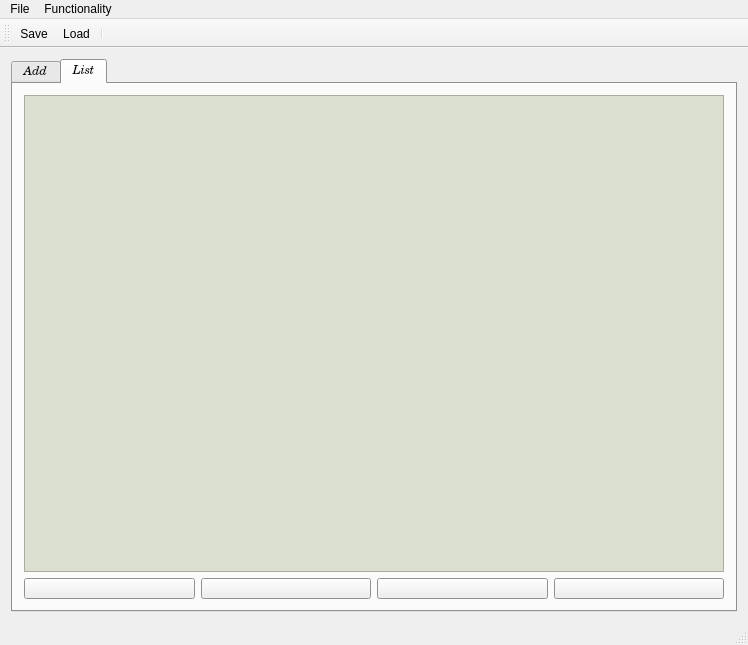
<?xml version="1.0" encoding="UTF-8"?>
<ui version="4.0">
 <class>MainWindow</class>
 <widget class="QMainWindow" name="MainWindow">
  <property name="geometry">
   <rect>
    <x>0</x>
    <y>0</y>
    <width>748</width>
    <height>645</height>
   </rect>
  </property>
  <property name="windowTitle">
   <string>Lug Administrator</string>
  </property>
  <property name="windowIcon">
   <iconset resource="resource.qrc">
    <normaloff>:/icon/icone/icon-lug.png</normaloff>:/icon/icone/icon-lug.png</iconset>
  </property>
  <widget class="QWidget" name="centralWidget">
   <layout class="QVBoxLayout" name="verticalLayout">
    <item>
     <widget class="QTabWidget" name="tabWidget">
      <property name="palette">
       <palette>
        <active>
         <colorrole role="Base">
          <brush brushstyle="SolidPattern">
           <color alpha="255">
            <red>243</red>
            <green>243</green>
            <blue>243</blue>
           </color>
          </brush>
         </colorrole>
         <colorrole role="Window">
          <brush brushstyle="SolidPattern">
           <color alpha="255">
            <red>202</red>
            <green>202</green>
            <blue>202</blue>
           </color>
          </brush>
         </colorrole>
        </active>
        <inactive>
         <colorrole role="Base">
          <brush brushstyle="SolidPattern">
           <color alpha="255">
            <red>243</red>
            <green>243</green>
            <blue>243</blue>
           </color>
          </brush>
         </colorrole>
         <colorrole role="Window">
          <brush brushstyle="SolidPattern">
           <color alpha="255">
            <red>202</red>
            <green>202</green>
            <blue>202</blue>
           </color>
          </brush>
         </colorrole>
        </inactive>
        <disabled>
         <colorrole role="Base">
          <brush brushstyle="SolidPattern">
           <color alpha="255">
            <red>202</red>
            <green>202</green>
            <blue>202</blue>
           </color>
          </brush>
         </colorrole>
         <colorrole role="Window">
          <brush brushstyle="SolidPattern">
           <color alpha="255">
            <red>202</red>
            <green>202</green>
            <blue>202</blue>
           </color>
          </brush>
         </colorrole>
        </disabled>
       </palette>
      </property>
      <property name="font">
       <font>
        <family>Century Schoolbook L</family>
        <italic>true</italic>
       </font>
      </property>
      <property name="currentIndex">
       <number>1</number>
      </property>
      <widget class="QWidget" name="addtab">
       <attribute name="title">
        <string>Add</string>
       </attribute>
       <layout class="QVBoxLayout" name="verticalLayout_2">
        <item>
         <widget class="QWidget" name="widgetadd" native="true"/>
        </item>
        <item>
         <widget class="QWidget" name="widget" native="true">
          <layout class="QGridLayout" name="gridLayout">
           <item row="1" column="2">
            <widget class="QPushButton" name="resetButton">
             <property name="minimumSize">
              <size>
               <width>70</width>
               <height>30</height>
              </size>
             </property>
             <property name="toolTip">
              <string>Reset Fields</string>
             </property>
             <property name="text">
              <string/>
             </property>
             <property name="icon">
              <iconset resource="resource.qrc">
               <normaloff>:/icon/icone/reset.png</normaloff>:/icon/icone/reset.png</iconset>
             </property>
             <property name="iconSize">
              <size>
               <width>18</width>
               <height>18</height>
              </size>
             </property>
            </widget>
           </item>
           <item row="1" column="1">
            <widget class="QPushButton" name="addButton">
             <property name="minimumSize">
              <size>
               <width>70</width>
               <height>30</height>
              </size>
             </property>
             <property name="toolTip">
              <string>Add</string>
             </property>
             <property name="text">
              <string/>
             </property>
             <property name="icon">
              <iconset resource="resource.qrc">
               <normaloff>:/icon/icone/add.png</normaloff>:/icon/icone/add.png</iconset>
             </property>
             <property name="iconSize">
              <size>
               <width>18</width>
               <height>18</height>
              </size>
             </property>
            </widget>
           </item>
           <item row="1" column="0">
            <spacer name="horizontalSpacer">
             <property name="orientation">
              <enum>Qt::Horizontal</enum>
             </property>
             <property name="sizeHint" stdset="0">
              <size>
               <width>40</width>
               <height>20</height>
              </size>
             </property>
            </spacer>
           </item>
          </layout>
         </widget>
        </item>
       </layout>
      </widget>
      <widget class="QWidget" name="viewtab">
       <attribute name="title">
        <string>List</string>
       </attribute>
       <layout class="QGridLayout" name="gridLayout_3">
        <item row="1" column="0">
         <widget class="QPushButton" name="refreshButton">
          <property name="toolTip">
           <string>Write/Update</string>
          </property>
          <property name="text">
           <string/>
          </property>
          <property name="icon">
           <iconset resource="resource.qrc">
            <normaloff>:/icon/icone/load.png</normaloff>:/icon/icone/load.png</iconset>
          </property>
         </widget>
        </item>
        <item row="0" column="0" colspan="4">
         <widget class="QScrollArea" name="scrollArea">
          <property name="palette">
           <palette>
            <active>
             <colorrole role="Base">
              <brush brushstyle="SolidPattern">
               <color alpha="255">
                <red>243</red>
                <green>243</green>
                <blue>243</blue>
               </color>
              </brush>
             </colorrole>
             <colorrole role="Window">
              <brush brushstyle="SolidPattern">
               <color alpha="255">
                <red>219</red>
                <green>223</green>
                <blue>208</blue>
               </color>
              </brush>
             </colorrole>
            </active>
            <inactive>
             <colorrole role="Base">
              <brush brushstyle="SolidPattern">
               <color alpha="255">
                <red>243</red>
                <green>243</green>
                <blue>243</blue>
               </color>
              </brush>
             </colorrole>
             <colorrole role="Window">
              <brush brushstyle="SolidPattern">
               <color alpha="255">
                <red>219</red>
                <green>223</green>
                <blue>208</blue>
               </color>
              </brush>
             </colorrole>
            </inactive>
            <disabled>
             <colorrole role="Base">
              <brush brushstyle="SolidPattern">
               <color alpha="255">
                <red>219</red>
                <green>223</green>
                <blue>208</blue>
               </color>
              </brush>
             </colorrole>
             <colorrole role="Window">
              <brush brushstyle="SolidPattern">
               <color alpha="255">
                <red>219</red>
                <green>223</green>
                <blue>208</blue>
               </color>
              </brush>
             </colorrole>
            </disabled>
           </palette>
          </property>
          <property name="widgetResizable">
           <bool>true</bool>
          </property>
          <widget class="QWidget" name="scrollAreaViewWidgetContents">
           <property name="geometry">
            <rect>
             <x>0</x>
             <y>0</y>
             <width>706</width>
             <height>446</height>
            </rect>
           </property>
          </widget>
         </widget>
        </item>
        <item row="1" column="1">
         <widget class="QPushButton" name="removeLast">
          <property name="toolTip">
           <string>Remove Last</string>
          </property>
          <property name="text">
           <string/>
          </property>
          <property name="icon">
           <iconset resource="resource.qrc">
            <normaloff>:/icon/icone/remove_last.png</normaloff>:/icon/icone/remove_last.png</iconset>
          </property>
          <property name="autoDefault">
           <bool>false</bool>
          </property>
         </widget>
        </item>
        <item row="1" column="3">
         <widget class="QPushButton" name="dropButton">
          <property name="toolTip">
           <string>Drop </string>
          </property>
          <property name="text">
           <string/>
          </property>
          <property name="icon">
           <iconset resource="resource.qrc">
            <normaloff>:/icon/icone/remove_all.png</normaloff>:/icon/icone/remove_all.png</iconset>
          </property>
         </widget>
        </item>
        <item row="1" column="2">
         <widget class="QPushButton" name="searchButton">
          <property name="toolTip">
           <string>Search</string>
          </property>
          <property name="text">
           <string/>
          </property>
          <property name="icon">
           <iconset resource="resource.qrc">
            <normaloff>:/icon/icone/search.png</normaloff>:/icon/icone/search.png</iconset>
          </property>
         </widget>
        </item>
       </layout>
      </widget>
     </widget>
    </item>
   </layout>
  </widget>
  <widget class="QMenuBar" name="menuBar">
   <property name="geometry">
    <rect>
     <x>0</x>
     <y>0</y>
     <width>748</width>
     <height>27</height>
    </rect>
   </property>
   <widget class="QMenu" name="menuFunctionality">
    <property name="title">
     <string>Functionality</string>
    </property>
    <addaction name="actionRefresh_list"/>
    <addaction name="actionRemove_last"/>
    <addaction name="actionRemove_all"/>
   </widget>
   <widget class="QMenu" name="menuFile">
    <property name="title">
     <string>File</string>
    </property>
    <addaction name="actionSave"/>
    <addaction name="actionLoad"/>
   </widget>
   <addaction name="menuFile"/>
   <addaction name="menuFunctionality"/>
  </widget>
  <widget class="QToolBar" name="mainToolBar">
   <attribute name="toolBarArea">
    <enum>TopToolBarArea</enum>
   </attribute>
   <attribute name="toolBarBreak">
    <bool>false</bool>
   </attribute>
   <addaction name="actionSave"/>
   <addaction name="actionLoad"/>
   <addaction name="separator"/>
  </widget>
  <widget class="QStatusBar" name="statusBar"/>
  <action name="actionRefresh_list">
   <property name="icon">
    <iconset resource="resource.qrc">
     <normaloff>:/icon/icone/refresh.png</normaloff>:/icon/icone/refresh.png</iconset>
   </property>
   <property name="text">
    <string>Refresh list</string>
   </property>
   <property name="shortcut">
    <string>Ctrl+R</string>
   </property>
  </action>
  <action name="actionRemove_last">
   <property name="icon">
    <iconset resource="resource.qrc">
     <normaloff>:/icon/icone/remove_last.png</normaloff>:/icon/icone/remove_last.png</iconset>
   </property>
   <property name="text">
    <string>Remove last</string>
   </property>
   <property name="shortcut">
    <string>Ctrl+L</string>
   </property>
  </action>
  <action name="actionRemove_all">
   <property name="icon">
    <iconset resource="resource.qrc">
     <normaloff>:/icon/icone/remove_all.png</normaloff>:/icon/icone/remove_all.png</iconset>
   </property>
   <property name="text">
    <string>Remove all</string>
   </property>
  </action>
  <action name="actionSave">
   <property name="icon">
    <iconset resource="resource.qrc">
     <normaloff>:/icon/icone/save.png</normaloff>:/icon/icone/save.png</iconset>
   </property>
   <property name="text">
    <string>Save</string>
   </property>
   <property name="iconText">
    <string>Save</string>
   </property>
   <property name="toolTip">
    <string>Save</string>
   </property>
   <property name="shortcut">
    <string>Ctrl+S</string>
   </property>
  </action>
  <action name="actionLoad">
   <property name="icon">
    <iconset resource="resource.qrc">
     <normaloff>:/icon/icone/upload.png</normaloff>:/icon/icone/upload.png</iconset>
   </property>
   <property name="text">
    <string>Load</string>
   </property>
  </action>
 </widget>
 <layoutdefault spacing="6" margin="11"/>
 <resources>
  <include location="resource.qrc"/>
 </resources>
 <connections/>
</ui>
